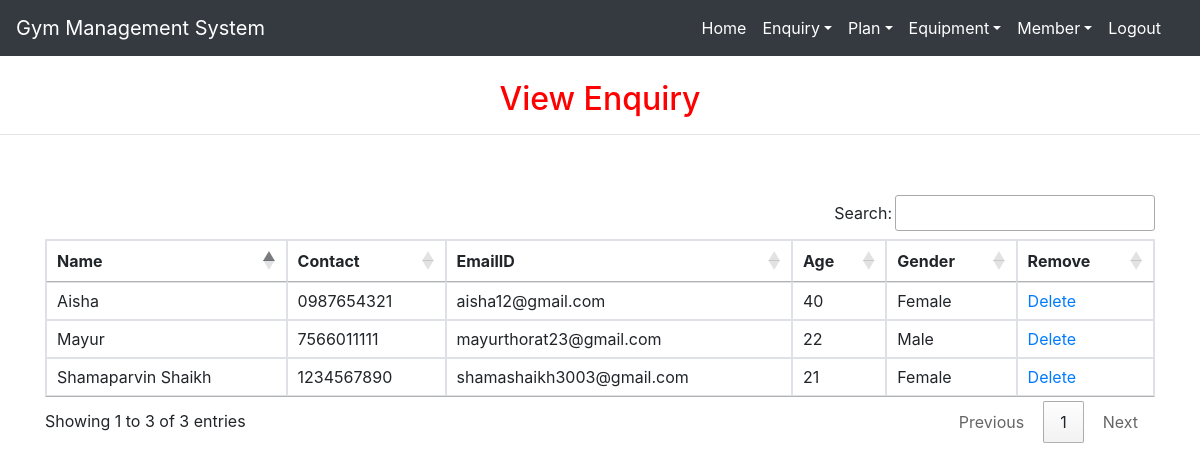
The page /view_enquiry (signed in) on the database its author committed.
### gym/models.py (models this page shows, shortened)
class Enquiry(models.Model):
    name = models.CharField(max_length=50)
    contact = models.CharField(max_length=15)
    emailid = models.CharField(max_length=50)
    age = models.CharField(max_length=50)
    gender = models.CharField(max_length=50)

### gym/views.py (the view)
# urls.py: path('view_enquiry', View_Enquiry, name='view_enquiry'),
def View_Enquiry(request):
    if not request.user.is_authenticated:
        return redirect('login')
    enq = Enquiry.objects.all()
    d = {'enq': enq}
    return render(request,'view_enquiry.html', d)

### gym/templates/view_enquiry.html
{% extends 'navigationbar.html' %}
{% block body %}
<center><h2 style="color:red;margin-top:2%">View Enquiry</h2></center><hr>
<div class="container" style="margin-top:5%">
<table class="table table-bordered" id="example">
  <thead>
  <tr>
    <th>Name</th>
      <th>Contact</th>
    <th>EmailID</th>
      <th>Age</th>
    <th>Gender</th>
    <th>Remove</th>
  </tr>
  </thead>
   <tbody>
    {% for i in enq %}
  <tr>
    <td>{{i.name}}</td>
      <td>{{i.contact}}</td>
      <td>{{i.emailid}}</td>
       <td>{{i.age}}</td>
      <td>{{i.gender}}</td>
<td><a href="{% url 'delete_enquiry' i.id %}" onclick="return confirm('Are you sure?')">
  Delete</a></td>
  </tr>
    {% endfor %}
    </tbody>
</table>
 </div>
{% endblock %}

### gym/templates/navigationbar.html (shortened to what this page needs)
<html lang="en">
<head>
    {% load static %}
  <link rel="stylesheet" href="https://maxcdn.bootstrapcdn.com/bootstrap/4.4.1/css/bootstrap.min.css">
      <link rel="stylesheet" href="{% static 'css/mystyle.css' %}">
<link rel = stylesheet href=https://cdn.datatables.net/1.10.20/css/jquery.dataTables.min.css>
<link rel = stylesheet href=https://cdn.datatables.net/buttons/1.6.1/css/buttons.dataTables.min.css>
</head>
<body>
<nav class="navbar navbar-expand-md bg-dark navbar-dark">
  <a class="navbar-brand" href="#">Gym Management System</a>
     <div class="container">
  <div class="collapse navbar-collapse" id="collapsibleNavbar">
    <ul class="navbar-nav ml-auto">
       {% if request.user.is_staff %}
        <li class="nav-item">
        <a class="nav-link" href="{% url 'home' %}">Home</a>
      </li>
        <li class="nav-item dropdown">
	  <a  href="#" class="nav-link dropdown-toggle"  data-toggle="dropdown">Enquiry</a>
	 </li>
        <li class="nav-item dropdown">
	  <a  href="#" class="nav-link dropdown-toggle"  data-toggle="dropdown">Plan</a>
	 </li>
         <li class="nav-item dropdown">
	  <a  href="#" class="nav-link dropdown-toggle"  data-toggle="dropdown">Equipment</a>
	 </li>
        <li class="nav-item dropdown">
	  <a  href="#" class="nav-link dropdown-toggle"  data-toggle="dropdown">Member</a>
	 </li>
       <li><a class="nav-link" href="{% url 'logout' %}" >Logout</a></li>
      {% endif %}
    </ul>
  </div>
        </div>
</nav>
{% block body %}
{% endblock %}
</body>
</html>

### gym/static/css/mystyle.css (style rules this page uses)
.nav-link { color:white !important; }
h2 { color:blue }

### rows shown on the page
Enquiry: name "Mayur", contact "7566011111", emailid "mayurthorat23@gmail.com", age "22", gender "Male"
Enquiry: name "Shamaparvin Shaikh", contact "1234567890", emailid "shamashaikh3003@gmail.com", age "21", gender "Female"
Enquiry: name "Aisha", contact "0987654321", emailid "aisha12@gmail.com", age "40", gender "Female"
